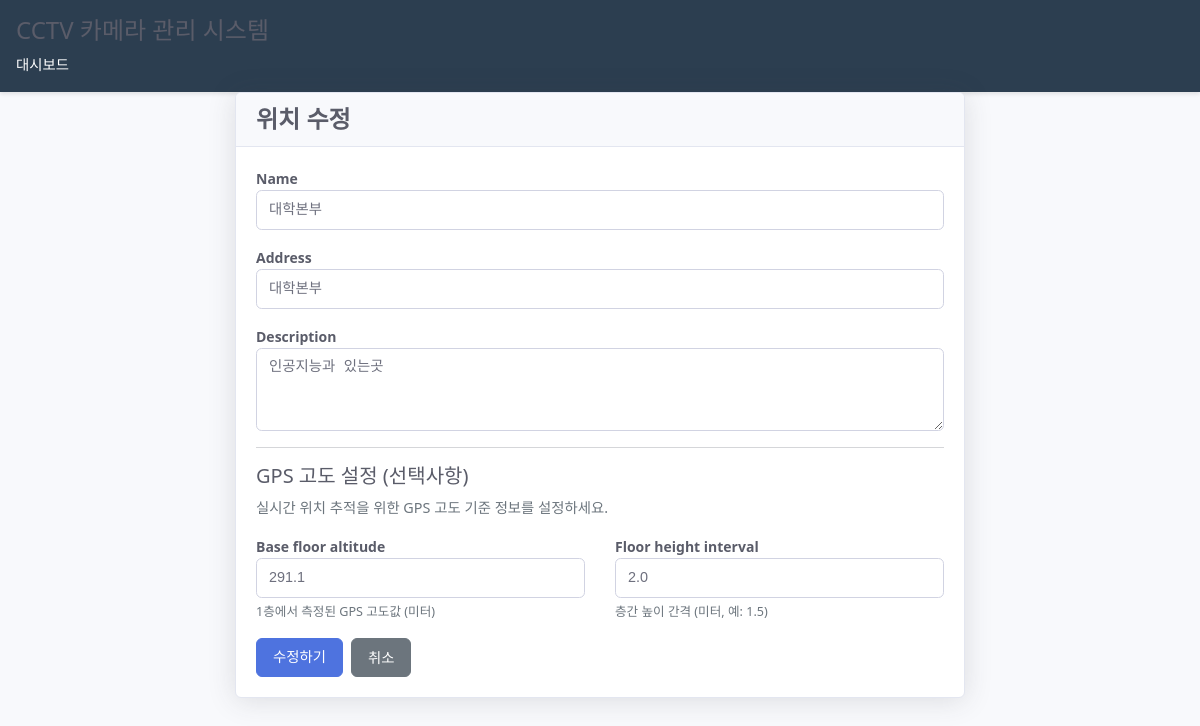
Page /map/locations/3/edit/ (signed in) on the earlier database version.
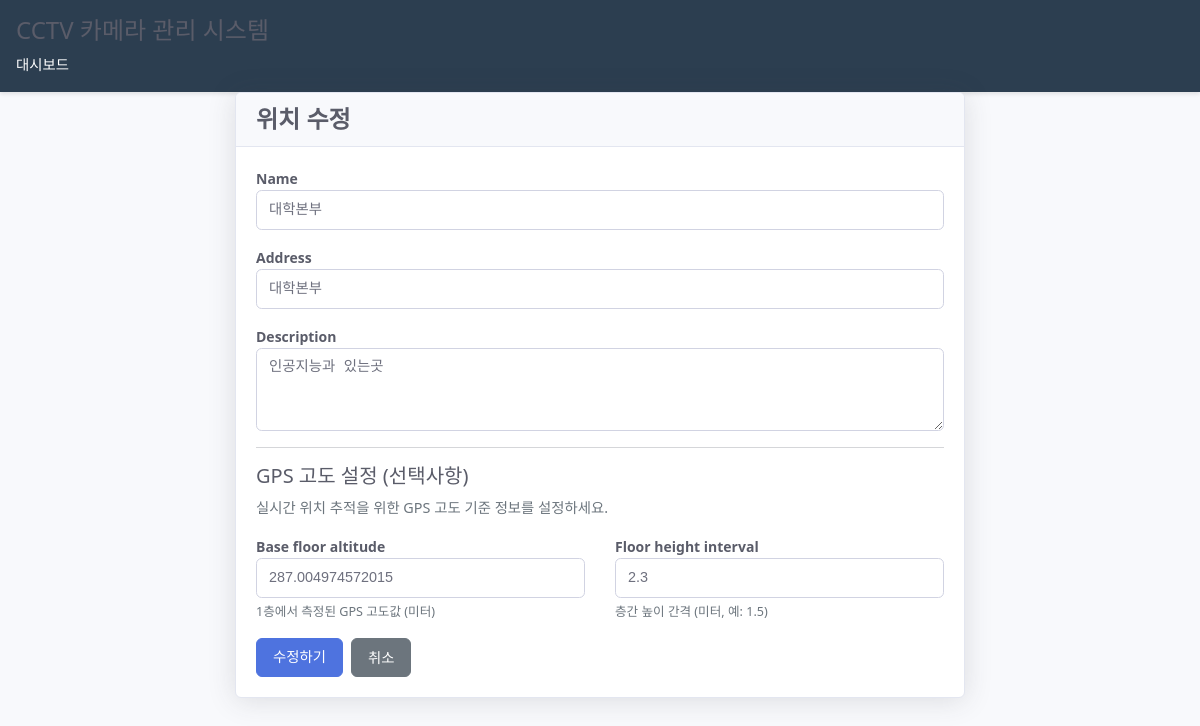
Same page on the later database version.
### map/models.py (models this page shows, shortened)
class Location(models.Model):
    name = models.CharField(max_length=100, help_text="건물명 (예: 대학본부, 공학관)")
    address = models.CharField(max_length=200, blank=True, help_text="주소")
    description = models.TextField(blank=True, help_text="설명")
    base_floor_altitude = models.FloatField(
        null=False, blank=False,
        help_text="1층 기준 GPS 고도 (미터, 예: 100.0)"
    )
    floor_height_interval = models.FloatField(
        null=False, blank=False,
        help_text="층간 높이 간격 (미터, 예: 1.5)"
    )
    created_at = models.DateTimeField(auto_now_add=True)
    class Meta:
        verbose_name = "위치"
        verbose_name_plural = "위치들"
        ordering = ['name']

### map/views.py (the view, shortened to what this page needs)
# urls.py: path('locations/<int:pk>/edit/', views.LocationUpdateView.as_view(), name='location_edit'),
@method_decorator(login_required, name='dispatch')
class LocationUpdateView(UpdateView):
    model = Location
    form_class = LocationForm
    template_name = 'map/location_form.html'
    success_url = reverse_lazy('map:location_list')

### map/forms.py (shortened to what this page needs)
class LocationForm(forms.ModelForm):
    class Meta:
        model = Location
        fields = ['name', 'address', 'description', 'base_floor_altitude', 'floor_height_interval']
        widgets = {
            'name': forms.TextInput(attrs={'class': 'form-control', 'placeholder': '위치명을 입력하세요'}),
            'address': forms.TextInput(attrs={'class': 'form-control', 'placeholder': '주소를 입력하세요 (선택사항)'}),
            'description': forms.Textarea(attrs={'class': 'form-control', 'rows': 3, 'placeholder': '설명을 입력하세요 (선택사항)'}),
            'base_floor_altitude': forms.NumberInput(attrs={
                'class': 'form-control',
                'step': '0.1',
                'placeholder': '예: 100.0 (미터)'
            }),
            'floor_height_interval': forms.NumberInput(attrs={
                'class': 'form-control',
                'step': '0.1',
                'placeholder': '예: 1.5 (미터)'
            })
        }

### map/templates/map/location_form.html (shortened to what this page needs)
{% extends 'map/base.html' %}
{% load static %}
{% block extra_css %}
<link rel="stylesheet" href="{% static 'map/css/map_admin.css' %}">
{% endblock %}
{% block content %}
<div class="container">
    <div class="row justify-content-center">
        <div class="col-md-8">
            <div class="card">
                <div class="card-header">
                    <h4>{% if object %}위치 수정{% else %}새 위치 추가{% endif %}</h4>
                </div>
                <div class="card-body">
                    <form method="post">
                        <div class="mb-3">
                            <label for="{{ form.name.id_for_label }}" class="form-label">{{ form.name.label }}</label>
                            {{ form.name }}
                        </div>
                        <div class="mb-3">
                            <label for="{{ form.address.id_for_label }}" class="form-label">{{ form.address.label }}</label>
                            {{ form.address }}
                        </div>
                        <div class="mb-3">
                            <label for="{{ form.description.id_for_label }}" class="form-label">{{ form.description.label }}</label>
                            {{ form.description }}
                        </div>
                        <hr>
                        <h5>GPS 고도 설정 (선택사항)</h5>
                        <p class="text-muted">실시간 위치 추적을 위한 GPS 고도 기준 정보를 설정하세요.</p>
                        <div class="row">
                            <div class="col-md-6">
                                <div class="mb-3">
                                    <label for="{{ form.base_floor_altitude.id_for_label }}" class="form-label">{{ form.base_floor_altitude.label }}</label>
                                    {{ form.base_floor_altitude }}
                                    <div class="form-text">1층에서 측정된 GPS 고도값 (미터)</div>
                                </div>
                            </div>
                            <div class="col-md-6">
                                <div class="mb-3">
                                    <label for="{{ form.floor_height_interval.id_for_label }}" class="form-label">{{ form.floor_height_interval.label }}</label>
                                    {{ form.floor_height_interval }}
                                    <div class="form-text">층간 높이 간격 (미터, 예: 1.5)</div>
                                </div>
                            </div>
                        </div>
                        <div class="d-flex gap-2">
                            <button type="submit" class="btn btn-primary">
                                {% if object %}수정하기{% else %}추가하기{% endif %}
                            </button>
                            <a href="{% url 'map:location_list' %}" class="btn btn-secondary">취소</a>
                        </div>
                    </form>
                </div>
            </div>
        </div>
    </div>
</div>
{% endblock %}

Differences in the rows shown:
changed Location "대학본부": base_floor_altitude "291.1" → "287.004974572015"; floor_height_interval "2.0" → "2.3"
